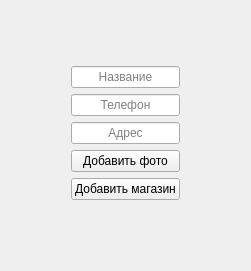
          <widget class="QWidget" name="page_store">
           <layout class="QVBoxLayout" name="verticalLayout_12">
            <item>
             <spacer name="verticalSpacer_16">
              <property name="orientation">
               <enum>Qt::Vertical</enum>
              </property>
              <property name="sizeHint" stdset="0">
               <size>
                <width>20</width>
                <height>40</height>
               </size>
              </property>
             </spacer>
            </item>
            <item>
             <layout class="QVBoxLayout" name="verticalLayout_11">
              <property name="leftMargin">
               <number>60</number>
              </property>
              <property name="topMargin">
               <number>15</number>
              </property>
              <property name="rightMargin">
               <number>60</number>
              </property>
              <item>
               <widget class="QLineEdit" name="lineEdit_7">
                <property name="maximumSize">
                 <size>
                  <width>300</width>
                  <height>16777215</height>
                 </size>
                </property>
                <property name="text">
                 <string/>
                </property>
                <property name="alignment">
                 <set>Qt::AlignCenter</set>
                </property>
                <property name="placeholderText">
                 <string>Название</string>
                </property>
               </widget>
              </item>
              <item>
               <widget class="QLineEdit" name="lineEdit_9">
                <property name="text">
                 <string/>
                </property>
                <property name="alignment">
                 <set>Qt::AlignCenter</set>
                </property>
                <property name="placeholderText">
                 <string>Телефон</string>
                </property>
               </widget>
              </item>
              <item>
               <widget class="QLineEdit" name="lineEdit_10">
                <property name="text">
                 <string/>
                </property>
                <property name="alignment">
                 <set>Qt::AlignCenter</set>
                </property>
                <property name="readOnly">
                 <bool>false</bool>
                </property>
                <property name="placeholderText">
                 <string>Адрес</string>
                </property>
               </widget>
              </item>
              <item>
               <widget class="QPushButton" name="pushButton_14">
                <property name="text">
                 <string>Добавить фото</string>
                </property>
               </widget>
              </item>
              <item>
               <widget class="QPushButton" name="pushButton_12">
                <property name="text">
                 <string>Добавить магазин</string>
                </property>
                <property name="autoRepeat">
                 <bool>false</bool>
                </property>
                <property name="autoExclusive">
                 <bool>false</bool>
                </property>
               </widget>
              </item>
              <item>
               <widget class="QLabel" name="label_14">
                <property name="text">
                 <string/>
                </property>
                <property name="alignment">
                 <set>Qt::AlignCenter</set>
                </property>
               </widget>
              </item>
             </layout>
            </item>
            <item>
             <spacer name="verticalSpacer_2">
              <property name="orientation">
               <enum>Qt::Vertical</enum>
              </property>
              <property name="sizeHint" stdset="0">
               <size>
                <width>20</width>
                <height>40</height>
               </size>
              </property>
             </spacer>
            </item>
           </layout>
          </widget>
